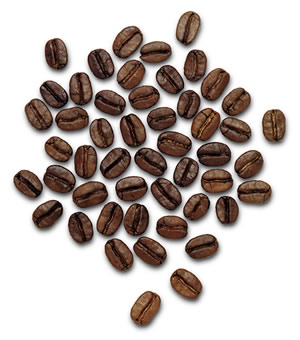
#> input picture TestImages/TestImages/coffee_grains.jpg, 300 x 340 px, found by its file name
$ python cluster.py
#> lines starting #> are read from the running program, lines starting #| are printed output that depends on the picture
#> further down, img is the input picture: shape (340, 300, 3); mean B, G, R 179.4, 183.5, 192.9
import numpy as np
import cv2

import numpy as np
import cv2
import matplotlib.pyplot as plt

def color_clustering(image_path, k=4,attempts =6,stop_conds = (cv2.TERM_CRITERIA_EPS + cv2.TERM_CRITERIA_MAX_ITER, 50, 0.90) , color_space='BGR'):
    # 读取图像
#> called with image_path = 'TestImages/TestImages/coffee_grains.jpg', k = 2, attempts = 6, stop_conds = (3, 50, 0.9), color_space = 'BGR'
    img = cv2.imread(image_path)
    if img is None:
        raise ValueError("图像读取失败")

    # 根据指定颜色空间转换图像
    if color_space == 'HSV':
        img_converted = cv2.cvtColor(img, cv2.COLOR_BGR2HSV)
    elif color_space == 'Lab':
        img_converted = cv2.cvtColor(img, cv2.COLOR_BGR2Lab)
    elif color_space == 'RGB':
        img_converted = cv2.cvtColor(img, cv2.COLOR_BGR2RGB)
    else:
        img_converted = img.copy()  # 默认 BGR

    # 将图像重塑为 Nx3 的像素数据
    pixel_data = np.float32(img_converted.reshape((-1, 3)))

    # 设置 KMeans 参数
    stop_conds=  (cv2.TERM_CRITERIA_EPS + cv2.TERM_CRITERIA_MAX_ITER, 50, 0.90)
    attempts = 10

    # 执行 KMeans 聚类
    _, labels, centers = cv2.kmeans(pixel_data, k, None, stop_conds, attempts, cv2.KMEANS_RANDOM_CENTERS)
#> centers = [[247.6, 247.7, 247.9], [53.27, 64.69, 91.11]]

    # 将聚类结果转换回图像
    centers = np.uint8(centers)
#> centers = [[247, 247, 247], [53, 64, 91]]
    clustered = centers[labels.flatten()].reshape(img.shape)
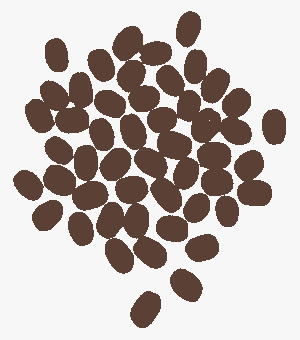
#> clustered: shape (340, 300, 3); mean B, G, R 179, 182.8, 192.3

    # 显示原图和分割结果
    plt.figure(figsize=(12, 6))
    plt.subplot(1, 2, 1), plt.imshow(cv2.cvtColor(img, cv2.COLOR_BGR2RGB)), plt.title("Original Image")
    plt.subplot(1, 2, 2), plt.imshow(cv2.cvtColor(clustered, cv2.COLOR_BGR2RGB)), plt.title(f"Clustered Image (k={k})")
    plt.tight_layout()
    plt.show()
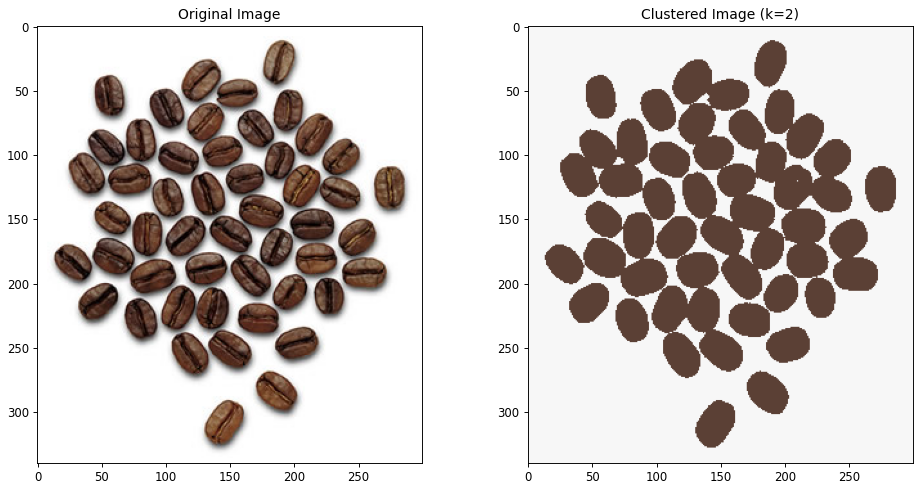
#> figure drawn by matplotlib, 2 panels
    return labels, centers


# Let's open the image
img_path = 'TestImages/TestImages/coffee_grains.jpg'
img= cv2.imread(img_path)
# We need to re-format the data, we currently have three matrices (3 color values BGR)
pixel_data = np.float32(img.reshape((-1,3)))
# then perform k-means clustering with random centers
# we can set accuracy to (i.e.) 90 (epsilon)
# and set a maximum number of iterations to 50

number_of_clusters = 2
stop_conds= (cv2.TERM_CRITERIA_EPS + cv2.TERM_CRITERIA_MAX_ITER, 50, 0.90)
number_of_attempts = 6
color_clustering(img_path, number_of_clusters, number_of_attempts, stop_conds, 'BGR')
# [12 lines of commented-out code are left out]

$ run again, with TestImages/TestImages/white_grains.jpg copied over TestImages/TestImages/coffee_grains.jpg
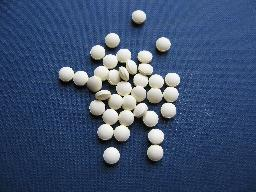
#> input picture TestImages/TestImages/white_grains.jpg, 256 x 192 px, found by its file name
#> img is the input picture: shape (192, 256, 3); mean B, G, R 113, 80.8, 61.6
#> in color_clustering, `_, labels, centers = cv2.kmeans(pixel_data, k, None, stop_conds, attem..`: centers = [[101.3, 63.83, 41.97], [199.5, 206.4, 206.7]]
#> in color_clustering, `centers = np.uint8(centers)`: centers = [[101, 63, 41], [199, 206, 206]]
#> in color_clustering, `clustered = centers[labels.flatten()].reshape(img.shape)`:
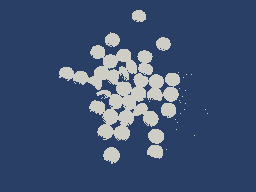
#> clustered: shape (192, 256, 3); mean B, G, R 112.7, 80, 60.7
#> in color_clustering, `plt.show()`:
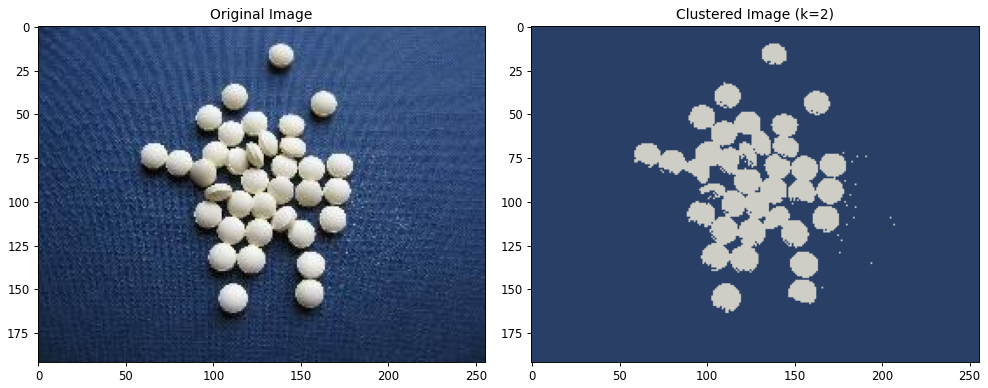
#> figure drawn by matplotlib, 2 panels
